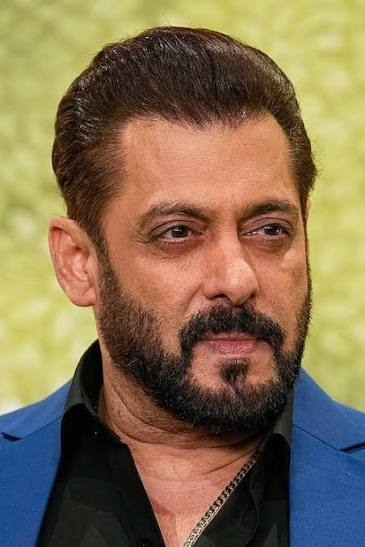
#> input picture images.jpg, 365 x 547 px
$ python -i extractors.py   (imports and definitions only)   (older library calls are emulated)
#> lines starting #> are read from the running program, lines starting #| are printed output that depends on the picture
"""
Feature Extraction Module
==========================
Methods : SIFT | HOG | Gabor | Canny
Fusion  : SIFT + HOG + Gabor          ← Research Fusion (Mam's paper focus)
Full    : SIFT + HOG + Gabor + Canny  ← Full Hybrid Fusion
"""

import cv2
import numpy as np
from skimage.feature import hog


# ── 1. SIFT (128-dim) ─────────────────────────────────────
def extract_sift_features(image, n_features=500):
    if image.dtype != np.uint8:
        image = (image * 255).astype(np.uint8)
    sift = cv2.SIFT_create(nfeatures=n_features, nOctaveLayers=3,
                            contrastThreshold=0.04, edgeThreshold=10, sigma=1.6)
    _, descriptors = sift.detectAndCompute(image, None)
    if descriptors is None or len(descriptors) == 0:
        return np.zeros(128)
    return np.mean(descriptors, axis=0)


# ── 2. HOG (gradient histogram) ───────────────────────────
def extract_hog_features(image):
    return hog(image, orientations=9, pixels_per_cell=(8, 8),
               cells_per_block=(2, 2), visualize=False, channel_axis=None)


# ── 3. Gabor (24-dim filter bank) ─────────────────────────
def extract_gabor_features(image, frequencies=(0.1, 0.3, 0.5), thetas=(0, 45, 90, 135)):
    if image.dtype != np.uint8:
        image = (image * 255).astype(np.uint8)
    features = []
    for freq in frequencies:
        for theta in thetas:
            kernel = cv2.getGaborKernel((21, 21), sigma=4, theta=np.deg2rad(theta),
                                        lambd=1.0/freq, gamma=0.5, psi=0)
            filtered = cv2.filter2D(image, cv2.CV_64F, kernel)
            features.extend([filtered.mean(), filtered.std()])
    return np.array(features)


# ── 4. Canny (65-dim edge density) ────────────────────────
def extract_canny_features(image, low_thresh=50, high_thresh=150, bins=64):
    if image.dtype != np.uint8:
        image = (image * 255).astype(np.uint8)
    edges = cv2.Canny(image, low_thresh, high_thresh)
    density = float(np.sum(edges > 0)) / edges.size
    spatial_hist = np.zeros(bins)
    flat_edges = edges.flatten()
    edge_positions = np.where(flat_edges > 0)[0]
    if len(edge_positions) > 0:
        bin_indices = np.clip((edge_positions * bins // len(flat_edges)).astype(int), 0, bins-1)
        for idx in bin_indices:
            spatial_hist[idx] += 1
        if spatial_hist.sum() > 0:
            spatial_hist /= spatial_hist.sum()
    return np.concatenate([[density], spatial_hist])


# ── Individual dispatcher ──────────────────────────────────
METHOD_MAP = {
    "sift":  extract_sift_features,
    "hog":   extract_hog_features,
    "gabor": extract_gabor_features,
    "canny": extract_canny_features,
}

def extract_by_method(image, method="sift"):
    method = method.lower().strip()
    if method not in METHOD_MAP:
        raise ValueError(f"Unknown method '{method}'. Choose: {list(METHOD_MAP.keys())}")
    return METHOD_MAP[method](image)


def normalize_vector(v):
    """Normalize vector to unit length"""
    norm = np.linalg.norm(v)
    if norm == 0:
        return v
    return v / norm


# ── Research Fusion: SIFT + HOG + Gabor (Mam's paper focus) ─
def extract_research_fusion(image):
    """SIFT + HOG + Gabor — matches Mam's proposed fusion."""
    sift_feat = normalize_vector(extract_sift_features(image))   # 128
    hog_feat = normalize_vector(extract_hog_features(image))    # variable
    gabor_feat = normalize_vector(extract_gabor_features(image))  # 24
    return np.concatenate([sift_feat, hog_feat, gabor_feat])


# ── Full Hybrid: SIFT + HOG + Gabor + Canny ───────────────
def extract_hybrid_features(image):
    """All 4 methods combined — full hybrid fusion."""
    sift_feat = normalize_vector(extract_sift_features(image))   # 128
    hog_feat = normalize_vector(extract_hog_features(image))    # variable
    gabor_feat = normalize_vector(extract_gabor_features(image))  # 24
    canny_feat = normalize_vector(extract_canny_features(image))  # 65
    return np.concatenate([sift_feat, hog_feat, gabor_feat, canny_feat])

>>> import cv2
>>> picture = cv2.imread('../../images.jpg', cv2.IMREAD_GRAYSCALE)
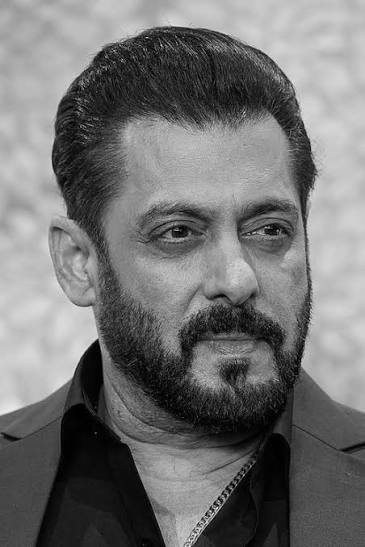
#> picture: shape (547, 365); min 0, max 247, mean 114.6
>>> result = extract_hybrid_features(picture)
#> in normalize_vector, `norm = np.linalg.norm(v)`: norm = 366.2
#> in extract_hybrid_features, `sift_feat = normalize_vector(extract_sift_features(image))`: sift_feat = 128 values, max 0.31 at index 80, min 0.0211 at index 27, mean 0.0663
#> after the loop in extract_gabor_features, `for freq in frequencies:`:
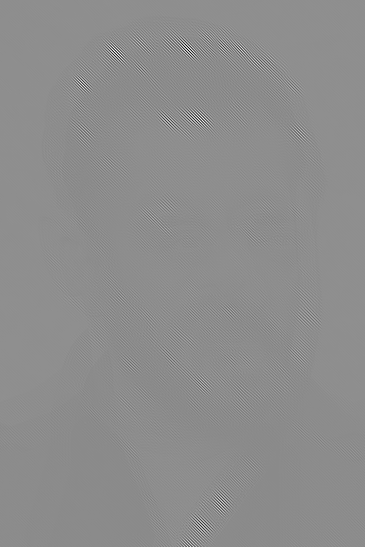
#> filtered: shape (547, 365) float64; min -685.4, max 575.8, mean 12.9; drawn with min black and max white
#> after the loop in extract_gabor_features, `for freq in frequencies:`: features = [729.3, 588.2, 1451, 866.9, 729.1, 520.6, 1450.7, 864.3, 44.57, 90, 27.78, 79.26, 44.54, 82.07, 27.77, 91.03, 56.73, 76.54, 12.89, 35.97, 56.72, 65.11, 12.89, 42.41]
#> in extract_hybrid_features, `gabor_feat = normalize_vector(extract_gabor_features(image))`: gabor_feat = 24 values, max 0.532 at index 2, min 0.00472 at index 22, mean 0.123
#> in extract_canny_features, `edges = cv2.Canny(image, low_thresh, high_thresh)`:
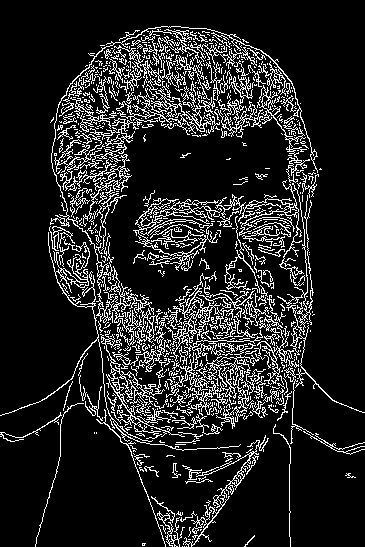
#> edges: shape (547, 365); 13.6% white in thin lines or dots
#> in extract_canny_features, `density = float(np.sum(edges > 0)) / edges.size`: density = 0.136
#> after the loop in extract_canny_features, `for idx in bin_indices:`: spatial_hist = 64 values, max 743 at index 13, min 0 at index 0, mean 423.6
#> in extract_canny_features, `spatial_hist /= spatial_hist.sum()`: spatial_hist = 64 values, max 0.0274 at index 13, min 0 at index 0, mean 0.0156
#> in extract_hybrid_features, `canny_feat = normalize_vector(extract_canny_features(image))`: canny_feat = 65 values, max 0.699 at index 0, min 0 at index 1, mean 0.09
